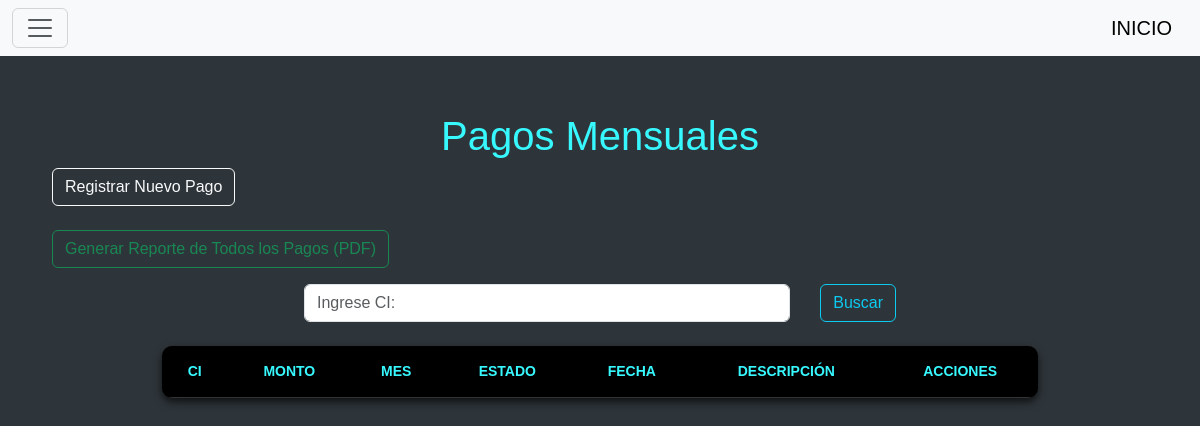
The page /pagos/pago on the database as committed earlier.
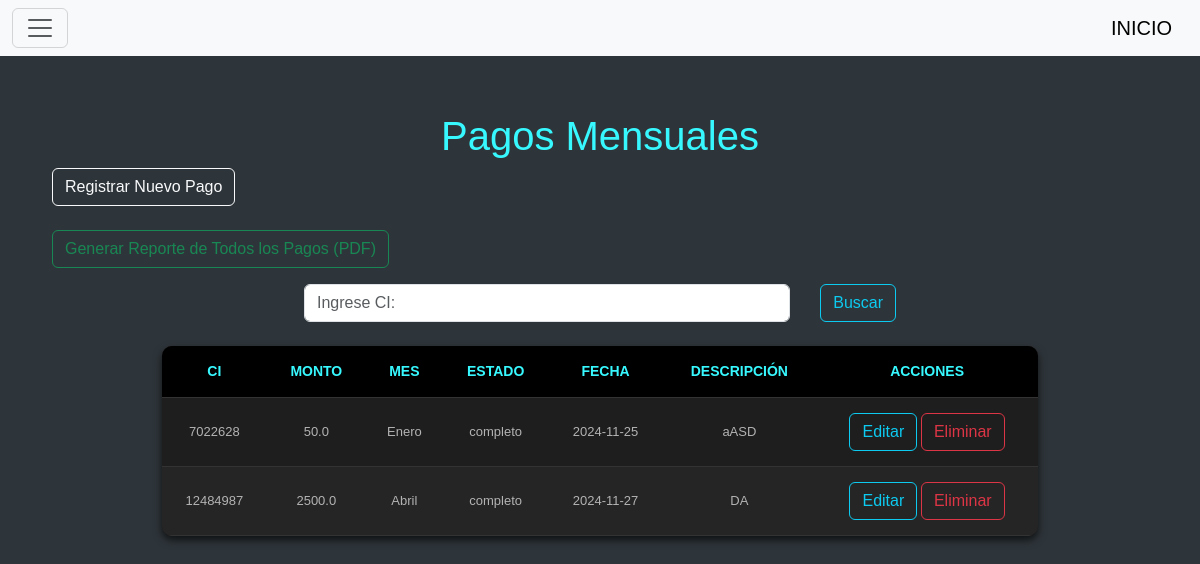
The same page on the database as committed later.
### tables this page shows
CREATE TABLE COUTA_MENSUAL (
            cod_pm INTEGER PRIMARY KEY AUTOINCREMENT,
            ci TEXT NOT NULL,
            monto REAL NOT NULL,
            estado TEXT NOT NULL,
            fecha TEXT NOT NULL,
            descripcion TEXT,
            mes TEXT NOT NULL,
            FOREIGN KEY(ci) REFERENCES afiliado(ci)
        );

### blueprints/pagos/__init__.py (the view)
@pagos_bp.route("/pago")
def index():
    conn = get_db_connection()
    cursor = conn.cursor()
    cursor.execute("SELECT * FROM COUTA_MENSUAL")
    pagos = cursor.fetchall()
    conn.close()
    return render_template("index_pago.html", pagos=pagos)

### blueprints/pagos/__init__.py (called while the page is built)
def get_db_connection():
    conn = sqlite3.connect("star_service.db")
    conn.row_factory = sqlite3.Row
    return conn

### blueprints/pagos/templates/index_pago.html (shortened to what this page needs)
{% include 'header.html' %}
    <div class="container mt-4">
        <h1>Pagos Mensuales</h1>
        <a href="{{ url_for('pagos.create_pago') }}" class="btn btn-outline-light">Registrar Nuevo Pago</a>
        <br><br>
        <a href="{{ url_for('pagos.generar_reporte_pdf') }}" class="btn btn-outline-success">Generar Reporte de Todos los Pagos (PDF)</a>
        <br>
        <form action="{{ url_for('pagos.buscar') }}" method="POST" class="mb-4">
            <br>
            <div class="row g-2 align-items-center">
                <div class="search-container">
                    <input type="text" name="termino" id="termino" class="form-control"
                           value="{{ termino | default('') }}" placeholder="Ingrese CI:" required>
                    <button type="submit" class="btn btn-outline-info">Buscar</button>
                </div>
            </div>
        </form>
        <table class="table-gris">
            <thead>
                <tr>
                    <th>CI</th>
                    <th>Monto</th>
                    <th>Mes</th>
                    <th>Estado</th>
                    <th>Fecha</th>
                    <th>Descripción</th>
                    <th>Acciones</th>
                </tr>
            </thead>
            <tbody>
                {% for pago in pagos %}
                <tr>
                    <td>{{ pago.ci }}</td>
                    <td>{{ pago.monto }}</td>
                    <td>{{ pago.mes }}</td>
                    <td>{{ pago.estado }}</td>
                    <td>{{ pago.fecha }}</td>
                    <td>{{ pago.descripcion }}</td>
                    <td>
                        <a href="{{ url_for('pagos.edit_pago', cod_pm=pago['cod_pm']) }}" class="btn btn-outline-info">Editar</a>
                        <a href="{{ url_for('pagos.delete_pago', cod_pm=pago['cod_pm']) }}" class="btn btn-outline-danger" onclick="return confirm('¿Estás seguro de que deseas eliminar este pago?');">Eliminar</a>
                    </td>
                </tr>
                {% endfor %}
            </tbody>
        </table>
    </div>
{% include 'footer.html' %}

### templates/header.html (shortened to what this page needs)
<!doctype html>
<html lang="es">
<head>
    <link href="https://cdn.jsdelivr.net/npm/bootstrap@5.3.3/dist/css/bootstrap.min.css" rel="stylesheet">
    <link rel="stylesheet" href="{{ url_for('static', filename='CSS/style_menu.css') }}">
</head>
<body>
    <nav class="navbar bg-body-tertiary fixed-top">
        <div class="container-fluid">
            <button class="navbar-toggler" type="button" data-bs-toggle="offcanvas" data-bs-target="#offcanvasNavbar" aria-controls="offcanvasNavbar" aria-label="Toggle navigation">
                <span class="navbar-toggler-icon"></span>
            </button>
            <div><a class="navbar-brand" href="{{url_for('home')}}">INICIO</a></div>
        </div>
    </nav>
</body>
</html>

### templates/footer.html (shortened to what this page needs)
</body>
</html>

### templates/header.html (style rules this page uses)
body { font-family: sans-serif; margin: 40px; background-color: #2e353a; color: #e0e0e0; }
h1 { text-align: center; color: #37f8ff; }
table { width: 80%; margin: 20px auto; border-collapse: collapse; background-color: #1e1e1e; border-radius: 10px; overflow: hidden; box-shadow: 0 4px 8px rgba(0, 0, 0, 0.7); }
th, td { padding: 15px; text-align: center; border-bottom: 1px solid #333; }
th { background-color: #000000; color: #37f8ff; text-transform: uppercase; font-size: 14px; }
tr:nth-child(even) { background-color: #252525; }
tr:nth-child(odd) { background-color: #1e1e1e; }
td { font-size: 13px; color: #b3b3b3; }
.search-container { display: flex; align-items: center; gap: 30px; max-width: 600px; margin: 0 auto; }
.search-container input { flex: 1; }

Rows that differ between the two databases and show on the page:
added COUTA_MENSUAL: ci "7022628", monto "50.0", mes "Enero", estado "completo", fecha "2024-11-25", descripcion "aASD"
added COUTA_MENSUAL: ci "12484987", monto "2500.0", mes "Abril", estado "completo", fecha "2024-11-27", descripcion "DA"
